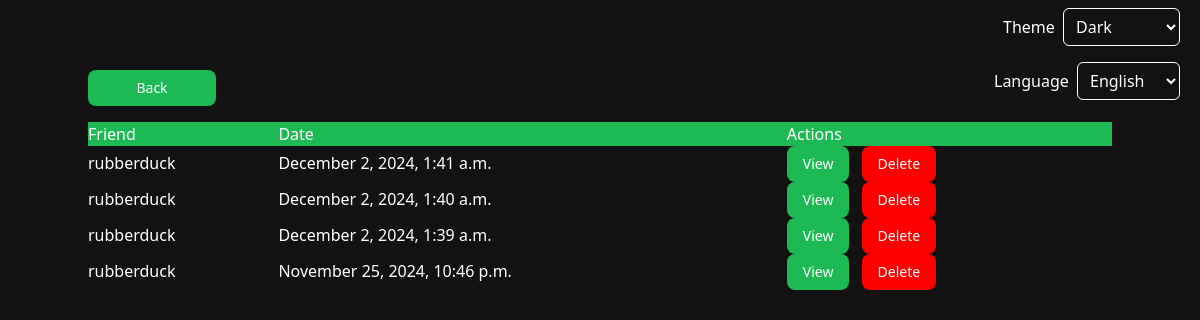
Before: /past_duo_wrappeds/ (signed in) with the older database file.
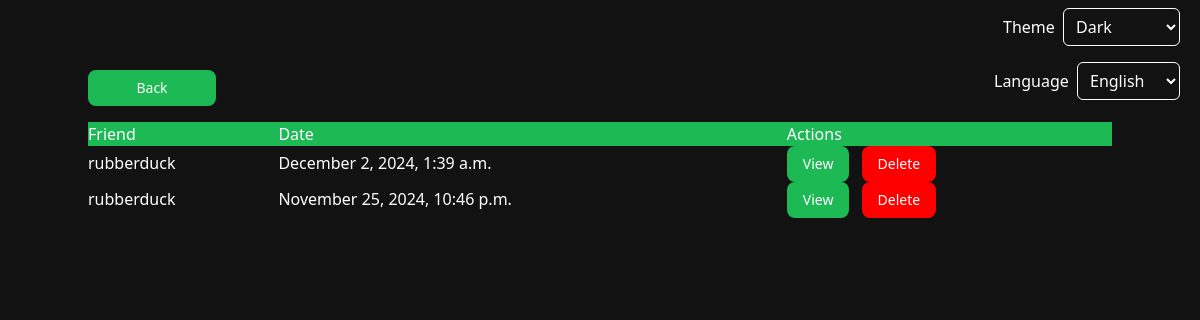
After: the same page with the newer database file.
### app/models.py (models this page shows, shortened)
class DuoWrapped(models.Model):
    user = models.ForeignKey(User, related_name='duo_wrapped_user', on_delete=models.CASCADE)
    friend = models.ForeignKey(User, related_name='duo_wrapped_friend', on_delete=models.CASCADE)
    data = models.JSONField()  # Store artists, tracks, and other duo-specific data
    date_created = models.DateTimeField(default=timezone.now)

### app/views.py (the view)
# urls.py: path('past_duo_wrappeds/', views.view_past_duo_wrappeds, name='past_duo_wrappeds'),
@login_required
def view_past_duo_wrappeds(request):
    past_duos = DuoWrapped.objects.filter(user=request.user).order_by('-date_created')
    context = {
        'past_duos': past_duos,
    }
    return render(request, 'past_duo_wrappeds.html', context)

### templates/past_duo_wrappeds.html (shortened to what this page needs)
{% extends "_base.html" %}
{% load i18n %}
{% load compress %}
{% load static %}
{% block content %}
    <a href="{% url 'profile' %}" class="flex-1">
        <button class="flex flex-col items-center justify-center w-32 focus:outline-none text-text bg-accent font-medium rounded-lg text-sm px-4 py-2">
            <p class="text-center">{% trans "Back" %}</p>
        </button>
    </a>
    {% if past_duos %}
    <div class="table w-full mt-4">
        <div class="table-header-group bg-accent">
            <div class="table-row text-text pl-2">
                <div class="table-cell text-left">{% trans "Friend" %}</div>
                <div class="table-cell text-left">{% trans "Date" %}</div>
                <div class="table-cell text-left">{% trans "Actions" %}</div>
            </div>
        </div>
        <div class="table-row-group">
        {% for duo in past_duos %}
            <div class="text-text table-row text-left py-2.5">
                <div class="table-cell">
                    <p class="text-text">{{ duo.friend.username }}</p>
                </div>
                <div class="table-cell">
                    <p class="text-text">{{ duo.date_created|date:"F j, Y, g:i a" }}</p>
                </div>
                <div class="table-cell flex items-center space-x-2">
                    <a href="{% url 'view_duo_wrapped_detail' duo.id duo.friend.id %}">
                        <button class="text-text bg-green font-medium rounded-lg text-sm px-4 py-2">
                            {% trans "View" %}
                        </button>
                    </a>
                    <a href="{% url 'delete_duo_wrapped' duo.id %}">
                        <button class="text-text font-medium rounded-lg text-sm px-4 py-2" style="background-color: red">
                            {% trans "Delete" %}
                        </button>
                    </a>
                </div>
            </div>
        {% endfor %}
        </div>
    </div>
    {% else %}
        <span class="text-text bg-accent">{% trans "You have no past duo wrappeds." %}</span>
    {% endif %}
{% endblock content %}

Changed rows visible on the page:
removed DuoWrapped: friend.username "rubberduck", date_created "December 2, 2024, 1:41 a.m."
removed DuoWrapped: friend.username "rubberduck", date_created "December 2, 2024, 1:40 a.m."
